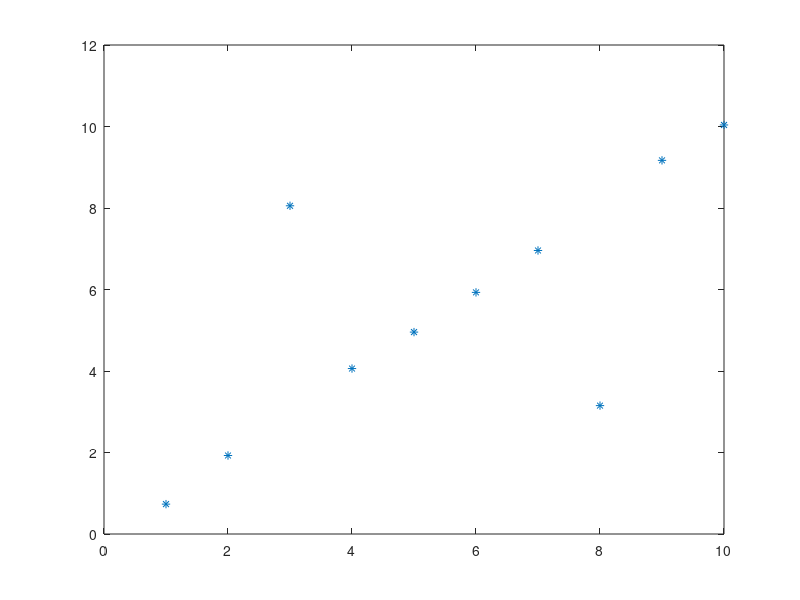

This figure's MATLAB source: (Note: this script raises an error after producing the figure.)
n = 10; d = 1; 
X =  (1:1:10)'; b = 1; sigma = 0.1;
rng(1)
Y = X*b + sigma*randn(n,1);
%plot(X,Y,'*');
Y_P = Y;
Y_P(3) = Y(8);
Y_P(8) = Y(3);
plot(X,Y_P,'*')
P_true = [1 2 8 4 5 6 7 3 9 10];
%----------------
Pi = 1:10;
norm_density = @(Pi) exp(-sum((Y - X(Pi)*b).^2)/(2*sigma^2));
norm_density_shuffled = @(Pi) exp(-sum((Y_P - X(Pi)*b).^2)/(2*sigma^2));

%check
%psi__(0.1)
%poisscdf(n,exp(0.1) - 1)*exp(exp(0.1) - 1)

gamma_density = @(gamma, Pi) exp(- gamma*sum(Pi ~= 1:n))/(factorial(10)*exp(-gamma*10)*fun_psi__(gamma));
gamma_density(0.1, 1:n)

%Exact Expectation
P = perms(1:n);
np = factorial(n);
p_density = zeros(np,1);
for j = 1 : np
p_density(j) = norm_density_shuffled(P(j,:)) * gamma_density(5, P(j,:));
end
%p_density =  p_density - max(p_density);
%p_density = softmax(p_density);
P((p_density > 0.1),:)
[A,B] = sort(p_density);

top11_P = P(B((np - 10):np),:);
for i = 1:11
   hamming_dis(i) = sum(top11_P(i,:)~=P_true);
end

plot(hamming_dis, "*")

%----------fixing Pi maximizing--------------
Pi = 1 : n;
f_p_y = @(gamma) norm_density_shuffled(Pi) * gamma_density(gamma, Pi);
gamma = fminbnd(f_p_y,0,1000);
%------------------------
Pi1 = P_true;
f_p_y1 = @(gamma) norm_density_shuffled(Pi1) * gamma_density(gamma, Pi1);
n_f_p_y1 = @(gamma) (norm_density_shuffled(Pi1) * gamma_density(gamma, Pi1))*(-1);
gamma1 = fminbnd(n_f_p_y1,0,10);

grid = 0:0.1:10;
for i = 1:101
    fun_val(i) = f_p_y1(grid(i));
end
plot(grid, fun_val,'*')
%--------------------------

%Exact Expectation
sum_psi1 = @(gamma) fun_sum_psi(gamma, norm_density_shuffled, gamma_density);
gamma1 = fminbnd(sum_psi1,0,10);

grid = 0:0.1:10;
for i = 1:101
    fun_val(i) = sum_psi1(grid(i));
end
sum_psi1(3)

plot(grid(1:(i-1)), fun_val(1:(i-1)),'*')

[A,B] = min(fun_val(1:(i-1)));
abc = grid(1:(i - 1));
abc(B)
